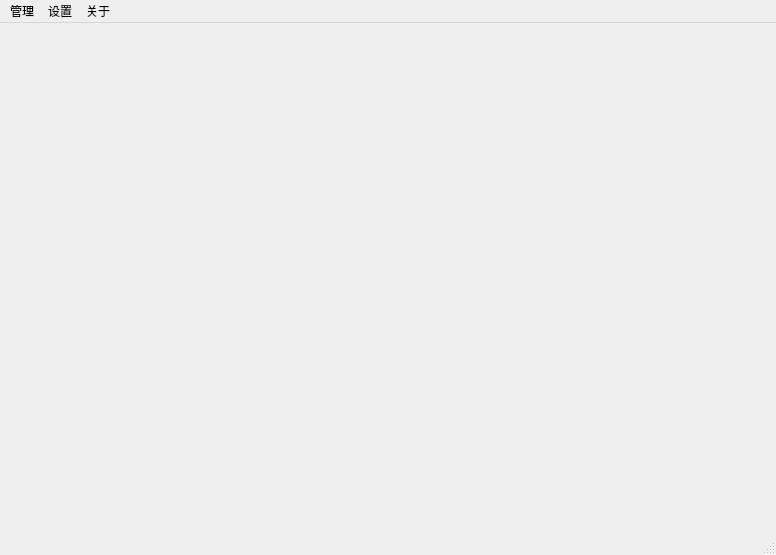
<?xml version="1.0" encoding="UTF-8"?>
<ui version="4.0">
 <class>MainWindow</class>
 <widget class="QMainWindow" name="MainWindow">
  <property name="geometry">
   <rect>
    <x>0</x>
    <y>0</y>
    <width>776</width>
    <height>555</height>
   </rect>
  </property>
  <property name="windowTitle">
   <string>Memory Disk</string>
  </property>
  <widget class="QWidget" name="centralwidget"/>
  <widget class="QMenuBar" name="menubar">
   <property name="geometry">
    <rect>
     <x>0</x>
     <y>0</y>
     <width>776</width>
     <height>32</height>
    </rect>
   </property>
   <widget class="QMenu" name="menu">
    <property name="title">
     <string>管理</string>
    </property>
    <addaction name="action_1"/>
    <addaction name="separator"/>
    <addaction name="action_2"/>
    <addaction name="action_3"/>
   </widget>
   <widget class="QMenu" name="menu_2">
    <property name="title">
     <string>设置</string>
    </property>
    <addaction name="action_5"/>
    <addaction name="action_6"/>
    <addaction name="separator"/>
    <addaction name="action_8"/>
   </widget>
   <widget class="QMenu" name="menu_3">
    <property name="title">
     <string>关于</string>
    </property>
   </widget>
   <addaction name="menu"/>
   <addaction name="menu_2"/>
   <addaction name="menu_3"/>
  </widget>
  <widget class="QStatusBar" name="statusbar"/>
  <action name="action">
   <property name="text">
    <string>新建</string>
   </property>
  </action>
  <action name="action_1">
   <property name="text">
    <string>新建</string>
   </property>
  </action>
  <action name="action_2">
   <property name="text">
    <string>全部挂载</string>
   </property>
  </action>
  <action name="action_3">
   <property name="text">
    <string>全部卸载</string>
   </property>
  </action>
  <action name="action_5">
   <property name="text">
    <string>全部设置开机自动挂载</string>
   </property>
  </action>
  <action name="action_6">
   <property name="text">
    <string>全部关闭开机自动挂载</string>
   </property>
  </action>
  <action name="action_8">
   <property name="text">
    <string>可用文件系统检查</string>
   </property>
  </action>
 </widget>
 <resources/>
 <connections/>
</ui>
